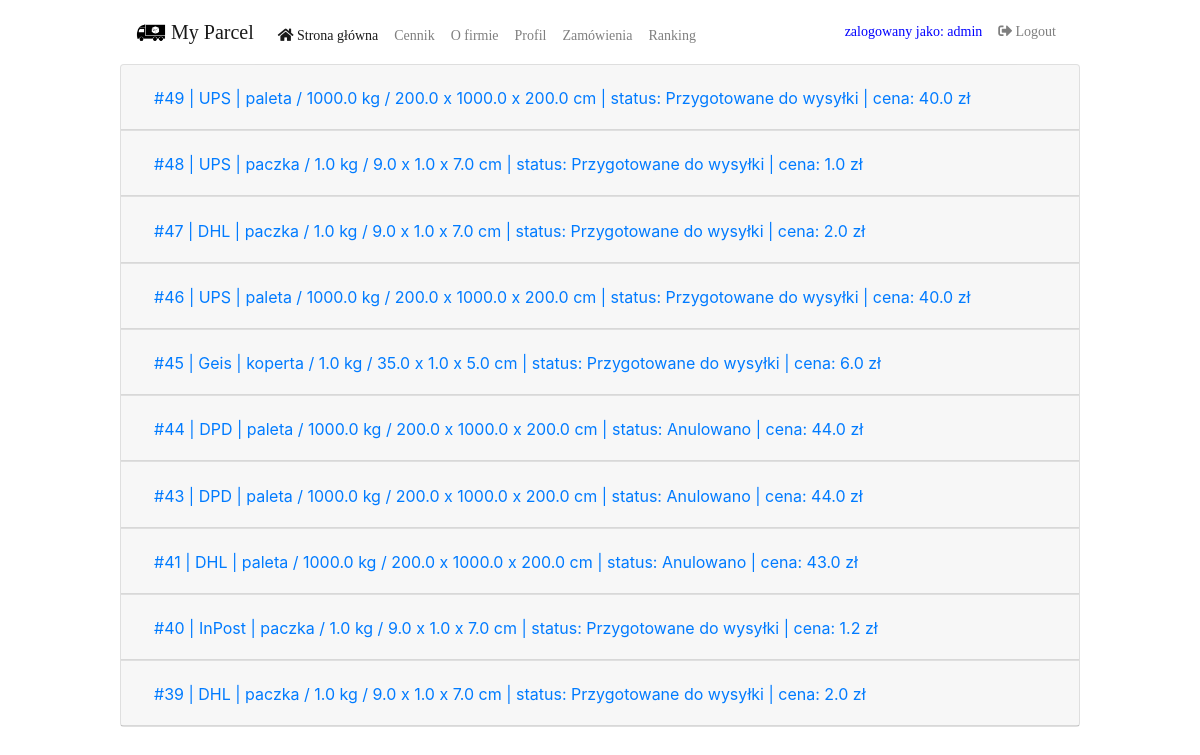
Screenshot of /orders/ (signed in) with the database file from the repository.
### order/models.py (models this page shows)
class Order(models.Model):
    profile = models.ForeignKey(Profile, on_delete=models.PROTECT, null=False)  # profile_id != user_id
    courier = models.ForeignKey(Courier, on_delete=models.CASCADE, null=False)  # courier_id
    parcel = models.OneToOneField(Parcel, on_delete=models.CASCADE, null=False)  # parcel_id
    recipient = models.ForeignKey(RecipientAddress, on_delete=models.CASCADE, null=False)  # recipient_id
    sender = models.ForeignKey(SenderAddress, on_delete=models.CASCADE, null=False)  # sender_id
    status = models.IntegerField(
        default=0,
        choices=PACK_STATUS,
        validators=[MinValueValidator(0), MaxValueValidator(3)],
    )
    price = models.FloatField(validators=[MinValueValidator(0)])
    date = models.DateField(default=datetime.now)
    def __str__(self):
        return "#" + str(self.id) + " | " + str(self.courier) + " | " + str(
            self.parcel) + " | status: " + str(PACK_STATUS[self.status][1]) + " | cena: " + str(self.price) + " zł"

class Courier(models.Model):
    name = models.CharField(max_length=250)
    def __str__(self):
        return self.name

class Parcel(models.Model):
    length = models.FloatField(validators=[MinValueValidator(0)])
    width = models.FloatField(validators=[MinValueValidator(0)])
    height = models.FloatField(validators=[MinValueValidator(0)])
    weight = models.FloatField(validators=[MinValueValidator(0)])
    type = models.CharField(max_length=8)  # enum ???
    content = models.TextField(max_length=3000, blank=True)  # dodac blank
    def __str__(self):
        return self.type + " / " + str(self.weight) + " kg / " + str(self.length) + " x " + str(
            self.weight) + " x " + str(self.height) + " cm "

### order/views.py (the view, shortened to what this page needs)
# urls.py: path('orders/', views.OrdersProfileView.as_view(), name='orders'),
class OrdersProfileView(generic.TemplateView):
    template_name = 'order/user_orders.html'
    def dispatch(self, request, *args, **kwargs):
        if self.request.user.is_authenticated:
            return super(OrdersProfileView, self).dispatch(request, *args, **kwargs)
        return redirect('order:index')
    def get_context_data(self, **kwargs):
        context = super().get_context_data(**kwargs)
        get_profile = Profile.objects.get(user_id=self.request.user.id)
        get_order_list = Order.objects.filter(profile_id=get_profile.id).order_by('-id')
        print(get_order_list)
        context['order_list'] = get_order_list
        if self.request.session.get('order_success') is not None:
            context['order_success'] = self.request.session.get('order_success')
            del self.request.session['order_success']
        return context

### order/models.py (called while the page is built)
    def __str__(self):
        show_nip = self.nip
        show_apartment_number = self.apartment_number
        show_company = self.company_name
        if show_nip is None:
            show_nip = ""
        else:
            show_nip = " - nip: " + show_nip
        if show_apartment_number is None:
            show_apartment_number = ""
        else:
            show_apartment_number = "/" + str(show_apartment_number)
        if show_company is None:
            show_company = ""
        return str(self.name) + " " + str(self.surname) + " | " + str(
            self.zip_code) + " " + str(self.city) + " ul. " + str(self.street) + " " + str(
            self.house_number) + str(
            show_apartment_number) + " | tel: " + str(self.telephone_number) + " | " + str(
            self.email_address) + " | " + str(show_company) + str(show_nip)

### order/templates/order/user_orders.html (shortened to what this page needs)
{% extends 'order/base.html' %}
{% block body %}
    <div class="row">
        <div class="col-lg-12">
            <div class="accordion" id="accordionOrder">
                {% for order in order_list %}
                    <div class="card">
                        <div class="card-header" id="heading{{ forloop.counter }}">
                            <h2 class="mb-0">
                                <button class="btn btn-link" type="button" data-toggle="collapse"
                                        data-target="#collapse{{ forloop.counter }}"
                                        aria-expanded="true" aria-controls="collapse{{ forloop.counter }}">
                                    {{ order }}
                                </button>
                            </h2>
                        </div>
                    </div>
                {% endfor %}
            </div>
        </div>
    </div>
{% endblock %}

### order/templates/order/base.html (shortened to what this page needs)
<!DOCTYPE html>
<html lang="pl">
<head>
    {% load staticfiles %}
    <link rel="stylesheet" href="https://stackpath.bootstrapcdn.com/bootstrap/4.1.3/css/bootstrap.min.css"
>
    <link rel="stylesheet" href="https://use.fontawesome.com/releases/v5.5.0/css/all.css"
>
    <link rel="stylesheet" type="text/css" href="{% static 'order/style.css' %}"/>
</head>
<body>
<div class="container">
    <nav class="navbar navbar-expand-lg navbar-light" style="background-color: #ffffff;">
        <a class="navbar-brand" href="{% url 'order:index' %}">
            <img src="{% static 'order/images/logo.png' %}" width="30" height="30" class="d-inline-block align-top"
                 alt="">
            My Parcel</a>
        <div class="collapse navbar-collapse" id="navbarTogglerDemo03">
            <ul class="navbar-nav mr-auto mt-2 mt-lg-2">
                <li class="nav-item active">
                    <a class="nav-link" href="{% url 'order:index' %}"><i class="fas fa-home"></i> Strona główna </a>
                </li>
                <li class="nav-item">
                    <a class="nav-link" href="{% url 'order:pricing' %}">Cennik</a>
                </li>
                <li class="nav-item">
                    <a class="nav-link" href="{% url 'order:about' %}">O firmie</a>
                </li>
                {% if user.is_authenticated %}
                    <li class="nav-item">
                        <a class="nav-link" href="{% url 'order:profile' %}">Profil</a>
                    </li>
                    <li class="nav-item">
                        <a class="nav-link" href="{% url 'order:orders' %}">Zamówienia</a>
                    </li>
                {% endif %}
                <li class="nav-item">
                    <a class="nav-link" href="{% url 'order:ranking' %}">Ranking</a>
                </li>
            </ul>
            <ul class="navbar-nav ml-auto">
                <li class="nav-item">
                    {% if user.is_authenticated %}
                        <a class="nav-link" href="#"> <span
                                style="color: blue">zalogowany jako: {{ user.username }}</span></a>
                    {% endif %}
                </li>
                <li class="nav-item">
                    {% if user.is_authenticated %}
                        <a class="nav-link" href="{% url 'order:logout' %}"><span><i
                                class="fa fa-sign-out-alt"></i></span> Logout</a>
                    {% endif %}
            </ul>
        </div>
    </nav>
    {% block body %}
    {% endblock %}
</div>
</body>
</html>

### order/static/order/style.css (style rules this page uses)
.container { width: 80% !important; padding: 0; }
button { outline: none !important; border: none; background: blue; }
a { font-family: Poppins-Regular; font-size: 14px; line-height: 1.7; color: #666666; margin: 0px; transition: all 0.4s; -webkit-transition: all 0.4s; -o-transition: all 0.4s; -moz-transition: all 0.4s; }
ul, li { margin: 0px; list-style-type: none; }

### rows the page displays
Order: id+courier+parcel "#49 | UPS | paleta / 1000.0 kg / 200.0 x 1000.0 x 200.0 cm | status: Przygotowane do wysyłki | cena: 40.0 zł"
Order: id+courier+parcel "#48 | UPS | paczka / 1.0 kg / 9.0 x 1.0 x 7.0 cm | status: Przygotowane do wysyłki | cena: 1.0 zł"
Order: id+courier+parcel "#47 | DHL | paczka / 1.0 kg / 9.0 x 1.0 x 7.0 cm | status: Przygotowane do wysyłki | cena: 2.0 zł"
Order: id+courier+parcel "#46 | UPS | paleta / 1000.0 kg / 200.0 x 1000.0 x 200.0 cm | status: Przygotowane do wysyłki | cena: 40.0 zł"
Order: id+courier+parcel "#45 | Geis | koperta / 1.0 kg / 35.0 x 1.0 x 5.0 cm | status: Przygotowane do wysyłki | cena: 6.0 zł"
Order: id+courier+parcel "#44 | DPD | paleta / 1000.0 kg / 200.0 x 1000.0 x 200.0 cm | status: Anulowano | cena: 44.0 zł"
Order: id+courier+parcel "#43 | DPD | paleta / 1000.0 kg / 200.0 x 1000.0 x 200.0 cm | status: Anulowano | cena: 44.0 zł"
Order: id+courier+parcel "#41 | DHL | paleta / 1000.0 kg / 200.0 x 1000.0 x 200.0 cm | status: Anulowano | cena: 43.0 zł"
Order: id+courier+parcel "#40 | InPost | paczka / 1.0 kg / 9.0 x 1.0 x 7.0 cm | status: Przygotowane do wysyłki | cena: 1.2 zł"
Order: id+courier+parcel "#39 | DHL | paczka / 1.0 kg / 9.0 x 1.0 x 7.0 cm | status: Przygotowane do wysyłki | cena: 2.0 zł"

### other values shown
{{ user.username }} "admin"
